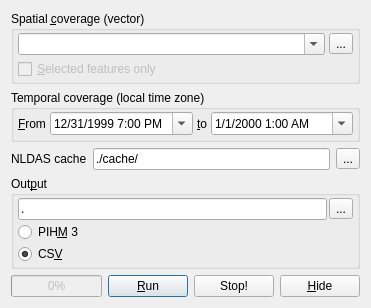
<?xml version="1.0" encoding="UTF-8"?>
<ui version="4.0">
 <class>Dialog</class>
 <widget class="QDialog" name="Dialog">
  <property name="geometry">
   <rect>
    <x>0</x>
    <y>0</y>
    <width>363</width>
    <height>274</height>
   </rect>
  </property>
  <property name="sizePolicy">
   <sizepolicy hsizetype="Preferred" vsizetype="Preferred">
    <horstretch>0</horstretch>
    <verstretch>0</verstretch>
   </sizepolicy>
  </property>
  <property name="minimumSize">
   <size>
    <width>0</width>
    <height>0</height>
   </size>
  </property>
  <property name="maximumSize">
   <size>
    <width>16777215</width>
    <height>16777215</height>
   </size>
  </property>
  <property name="windowTitle">
   <string>NLDAS extractor</string>
  </property>
  <property name="sizeGripEnabled">
   <bool>false</bool>
  </property>
  <layout class="QVBoxLayout" name="verticalLayout" stretch="0,0,0,0,0">
   <property name="sizeConstraint">
    <enum>QLayout::SetDefaultConstraint</enum>
   </property>
   <item>
    <widget class="QGroupBox" name="coverageGroup">
     <property name="enabled">
      <bool>true</bool>
     </property>
     <property name="sizePolicy">
      <sizepolicy hsizetype="Preferred" vsizetype="Preferred">
       <horstretch>0</horstretch>
       <verstretch>0</verstretch>
      </sizepolicy>
     </property>
     <property name="minimumSize">
      <size>
       <width>0</width>
       <height>0</height>
      </size>
     </property>
     <property name="maximumSize">
      <size>
       <width>16777215</width>
       <height>16777215</height>
      </size>
     </property>
     <property name="toolTip">
      <string>Specify spatial coverage using NDLAS-2 reference grid or part of it</string>
     </property>
     <property name="title">
      <string>Spatial &amp;coverage (vector)</string>
     </property>
     <property name="flat">
      <bool>false</bool>
     </property>
     <property name="checkable">
      <bool>false</bool>
     </property>
     <property name="checked">
      <bool>false</bool>
     </property>
     <layout class="QVBoxLayout" name="coverageLayout">
      <property name="spacing">
       <number>4</number>
      </property>
      <property name="sizeConstraint">
       <enum>QLayout::SetMinimumSize</enum>
      </property>
      <property name="leftMargin">
       <number>4</number>
      </property>
      <property name="topMargin">
       <number>2</number>
      </property>
      <property name="rightMargin">
       <number>4</number>
      </property>
      <property name="bottomMargin">
       <number>2</number>
      </property>
      <item>
       <layout class="QHBoxLayout" name="horizontalLayout">
        <item>
         <widget class="QComboBox" name="coverageBox">
          <property name="sizePolicy">
           <sizepolicy hsizetype="MinimumExpanding" vsizetype="Fixed">
            <horstretch>1</horstretch>
            <verstretch>0</verstretch>
           </sizepolicy>
          </property>
          <property name="minimumSize">
           <size>
            <width>150</width>
            <height>0</height>
           </size>
          </property>
          <property name="statusTip">
           <string/>
          </property>
          <property name="editable">
           <bool>true</bool>
          </property>
          <property name="insertPolicy">
           <enum>QComboBox::NoInsert</enum>
          </property>
          <property name="sizeAdjustPolicy">
           <enum>QComboBox::AdjustToContentsOnFirstShow</enum>
          </property>
         </widget>
        </item>
        <item>
         <widget class="QToolButton" name="coverageButton">
          <property name="sizePolicy">
           <sizepolicy hsizetype="Fixed" vsizetype="Fixed">
            <horstretch>0</horstretch>
            <verstretch>0</verstretch>
           </sizepolicy>
          </property>
          <property name="text">
           <string>...</string>
          </property>
         </widget>
        </item>
       </layout>
      </item>
      <item>
       <widget class="QCheckBox" name="selectedBox">
        <property name="enabled">
         <bool>false</bool>
        </property>
        <property name="toolTip">
         <string>Select some features in QGIS and choose that layer as coverage</string>
        </property>
        <property name="text">
         <string>&amp;Selected features only</string>
        </property>
        <property name="checkable">
         <bool>true</bool>
        </property>
       </widget>
      </item>
     </layout>
    </widget>
   </item>
   <item>
    <widget class="QGroupBox" name="datesGroup">
     <property name="toolTip">
      <string>Time stamps will be converted to UTC used by GrADS</string>
     </property>
     <property name="title">
      <string>Temporal coverage (local time zone)</string>
     </property>
     <property name="flat">
      <bool>false</bool>
     </property>
     <layout class="QHBoxLayout" name="datesLayout">
      <property name="spacing">
       <number>4</number>
      </property>
      <property name="leftMargin">
       <number>4</number>
      </property>
      <property name="topMargin">
       <number>2</number>
      </property>
      <property name="rightMargin">
       <number>4</number>
      </property>
      <property name="bottomMargin">
       <number>4</number>
      </property>
      <item>
       <widget class="QLabel" name="fromLabel">
        <property name="sizePolicy">
         <sizepolicy hsizetype="Preferred" vsizetype="Preferred">
          <horstretch>0</horstretch>
          <verstretch>0</verstretch>
         </sizepolicy>
        </property>
        <property name="text">
         <string>&amp;From</string>
        </property>
        <property name="buddy">
         <cstring>beginEdit</cstring>
        </property>
       </widget>
      </item>
      <item>
       <widget class="QDateTimeEdit" name="beginEdit">
        <property name="sizePolicy">
         <sizepolicy hsizetype="Minimum" vsizetype="Fixed">
          <horstretch>1</horstretch>
          <verstretch>0</verstretch>
         </sizepolicy>
        </property>
        <property name="dateTime">
         <datetime>
          <hour>19</hour>
          <minute>0</minute>
          <second>0</second>
          <year>1999</year>
          <month>12</month>
          <day>31</day>
         </datetime>
        </property>
        <property name="displayFormat">
         <string>M/d/yyyy h:00 AP</string>
        </property>
        <property name="calendarPopup">
         <bool>true</bool>
        </property>
       </widget>
      </item>
      <item>
       <widget class="QLabel" name="toLabel">
        <property name="sizePolicy">
         <sizepolicy hsizetype="Preferred" vsizetype="Preferred">
          <horstretch>0</horstretch>
          <verstretch>0</verstretch>
         </sizepolicy>
        </property>
        <property name="text">
         <string>&amp;to</string>
        </property>
        <property name="buddy">
         <cstring>endEdit</cstring>
        </property>
       </widget>
      </item>
      <item>
       <widget class="QDateTimeEdit" name="endEdit">
        <property name="sizePolicy">
         <sizepolicy hsizetype="Minimum" vsizetype="Fixed">
          <horstretch>1</horstretch>
          <verstretch>0</verstretch>
         </sizepolicy>
        </property>
        <property name="dateTime">
         <datetime>
          <hour>1</hour>
          <minute>0</minute>
          <second>0</second>
          <year>2000</year>
          <month>1</month>
          <day>1</day>
         </datetime>
        </property>
        <property name="displayFormat">
         <string>M/d/yyyy h:00 AP</string>
        </property>
        <property name="calendarPopup">
         <bool>true</bool>
        </property>
       </widget>
      </item>
     </layout>
    </widget>
   </item>
   <item>
    <layout class="QHBoxLayout" name="cacheLayout">
     <item>
      <widget class="QLabel" name="nldasLabel">
       <property name="text">
        <string>NLDAS cache</string>
       </property>
      </widget>
     </item>
     <item>
      <widget class="QLineEdit" name="nldasEdit">
       <property name="toolTip">
        <string>This seems to be unused by pydap with GrADS @ NOAA</string>
       </property>
       <property name="text">
        <string>./cache/</string>
       </property>
      </widget>
     </item>
     <item>
      <widget class="QToolButton" name="nldasButton">
       <property name="text">
        <string>...</string>
       </property>
      </widget>
     </item>
    </layout>
   </item>
   <item>
    <widget class="QGroupBox" name="outputGroup">
     <property name="title">
      <string>Out&amp;put</string>
     </property>
     <layout class="QVBoxLayout" name="verticalLayout_2">
      <property name="spacing">
       <number>2</number>
      </property>
      <property name="leftMargin">
       <number>4</number>
      </property>
      <property name="topMargin">
       <number>2</number>
      </property>
      <property name="rightMargin">
       <number>4</number>
      </property>
      <property name="bottomMargin">
       <number>2</number>
      </property>
      <item>
       <layout class="QHBoxLayout" name="outputLayout">
        <item>
         <widget class="QLineEdit" name="outputEdit">
          <property name="text">
           <string>.</string>
          </property>
         </widget>
        </item>
        <item>
         <widget class="QToolButton" name="outputButton">
          <property name="text">
           <string>...</string>
          </property>
         </widget>
        </item>
       </layout>
      </item>
      <item>
       <widget class="QRadioButton" name="pihmButton">
        <property name="text">
         <string>PIH&amp;M 3</string>
        </property>
       </widget>
      </item>
      <item>
       <widget class="QRadioButton" name="csvButton">
        <property name="text">
         <string>CS&amp;V</string>
        </property>
        <property name="checked">
         <bool>true</bool>
        </property>
       </widget>
      </item>
     </layout>
    </widget>
   </item>
   <item>
    <layout class="QHBoxLayout" name="bottomLayout">
     <item>
      <widget class="QProgressBar" name="progressBar">
       <property name="enabled">
        <bool>false</bool>
       </property>
       <property name="sizePolicy">
        <sizepolicy hsizetype="Expanding" vsizetype="Fixed">
         <horstretch>1</horstretch>
         <verstretch>0</verstretch>
        </sizepolicy>
       </property>
       <property name="sizeIncrement">
        <size>
         <width>0</width>
         <height>0</height>
        </size>
       </property>
       <property name="maximum">
        <number>1</number>
       </property>
       <property name="value">
        <number>0</number>
       </property>
       <property name="textVisible">
        <bool>true</bool>
       </property>
       <property name="invertedAppearance">
        <bool>false</bool>
       </property>
      </widget>
     </item>
     <item>
      <spacer name="horizontalSpacer">
       <property name="orientation">
        <enum>Qt::Horizontal</enum>
       </property>
       <property name="sizeHint" stdset="0">
        <size>
         <width>0</width>
         <height>20</height>
        </size>
       </property>
      </spacer>
     </item>
     <item>
      <widget class="QPushButton" name="runButton">
       <property name="layoutDirection">
        <enum>Qt::LeftToRight</enum>
       </property>
       <property name="text">
        <string>&amp;Run</string>
       </property>
       <property name="default">
        <bool>true</bool>
       </property>
      </widget>
     </item>
     <item>
      <widget class="QPushButton" name="stopButton">
       <property name="text">
        <string>Stop!</string>
       </property>
       <property name="autoDefault">
        <bool>false</bool>
       </property>
      </widget>
     </item>
     <item>
      <widget class="QPushButton" name="hideButton">
       <property name="layoutDirection">
        <enum>Qt::LeftToRight</enum>
       </property>
       <property name="text">
        <string>&amp;Hide</string>
       </property>
      </widget>
     </item>
    </layout>
   </item>
  </layout>
 </widget>
 <resources/>
 <connections/>
</ui>
